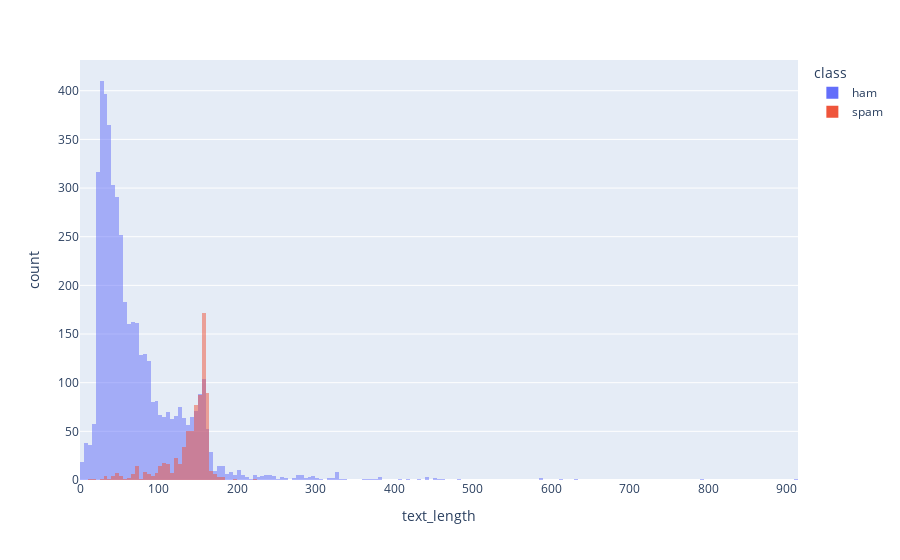

Notebook cell for this chart:
### Code cell
# tailles des messages pour ham et spam 

data["text_length"] = data["text"].apply(len)

fig = px.histogram(data, "text_length", color="class", barmode="overlay")
fig.show()

### Figure 1 — Plotly figure (JSON) as saved in the notebook; plotly's stock layout.template omitted (floating-point values rounded to 4 significant figures; data arrays with more than 128 entries replaced by an {"elided": "..."} marker saying what was removed)
{"data": [{"alignmentgroup": "True", "bingroup": "x", "hovertemplate": "class=ham<br>text_length=%{x}<br>count=%{y}<extra></extra>", "legendgroup": "ham", "marker": {"color": "#636efa", "opacity": 0.5, "pattern": {"shape": ""}}, "name": "ham", "offsetgroup": "ham", "orientation": "v", "showlegend": true, "type": "histogram", "x": {"elided": "4796 int values"}, "xaxis": "x", "yaxis": "y"}, {"alignmentgroup": "True", "bingroup": "x", "hovertemplate": "class=spam<br>text_length=%{x}<br>count=%{y}<extra></extra>", "legendgroup": "spam", "marker": {"color": "#EF553B", "opacity": 0.5, "pattern": {"shape": ""}}, "name": "spam", "offsetgroup": "spam", "orientation": "v", "showlegend": true, "type": "histogram", "x": {"elided": "747 int values"}, "xaxis": "x", "yaxis": "y"}], "layout": {"barmode": "overlay", "legend": {"title": {"text": "class"}, "tracegroupgap": 0}, "margin": {"t": 60}, "xaxis": {"anchor": "y", "domain": [0, 1], "title": {"text": "text_length"}}, "yaxis": {"anchor": "x", "domain": [0, 1], "title": {"text": "count"}}}}
